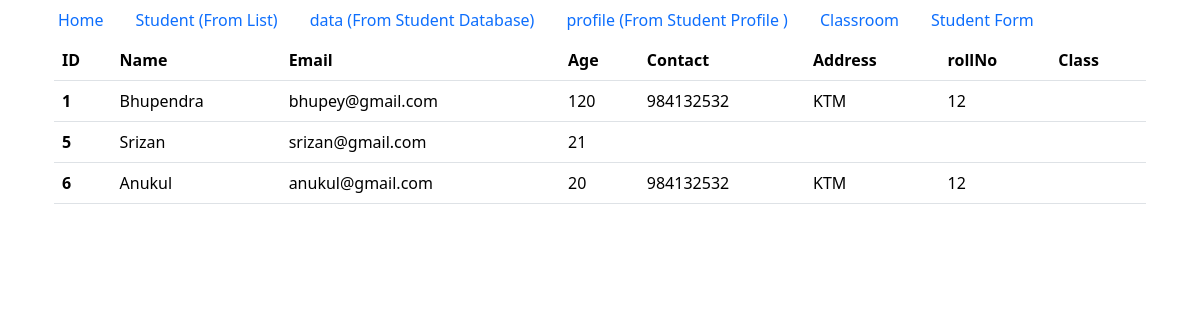
The page /student/data/ on the database as committed earlier.
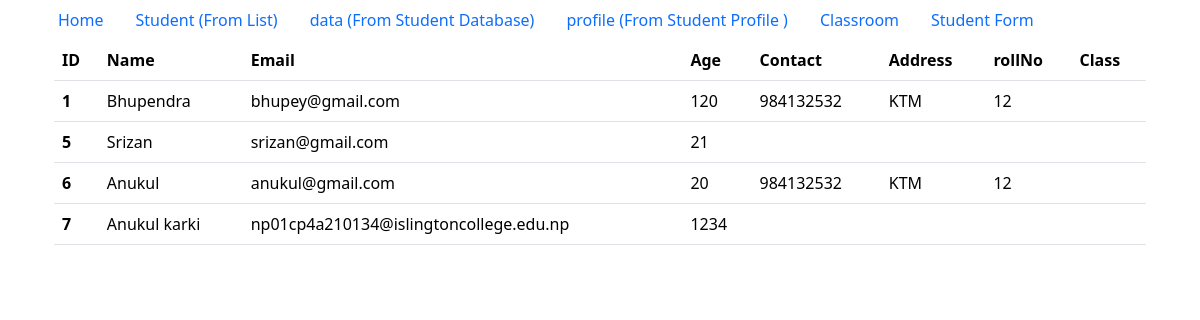
The same page on the database as committed later.
### tempinheritance/models.py (models this page shows, shortened)
class Student(models.Model):
    name = models.CharField(max_length=30)
    email = models.EmailField()
    age = models.IntegerField()
    Classroom = models.ForeignKey(Classroom, on_delete=models.CASCADE, related_name="classroom_students", null=True, blank=True)

class StudentProfile(models.Model):
    Student = models.OneToOneField(Student, on_delete=models.CASCADE)  #can provide related name
    contact = models.CharField(max_length=20)
    address = models.CharField(max_length=50)
    rollNo = models.IntegerField()

### tempinheritance/views.py (the view)
# urls.py: path('data/', model_Student, name="data"),
def model_Student(request:HttpRequest):
    student = Student.objects.all()  #QuerySet
    return render(request, template_name="tempinheritance/model_Student.html", context={"student":student})

### tempinheritance/templates/tempinheritance/model_Student.html
{% extends "tempinheritance/base.html" %}
{%block content%}
<table class="table">
    <thead>
      <tr>
        <th scope="col">ID</th>
        <th scope="col">Name</th>
        <th scope="col">Email</th>
        <th scope="col">Age</th>
        <th scope="col">Contact</th>
        <th scope="col">Address</th>
        <th scope="col">rollNo</th>
        <th scope="col">Class</th>
      </tr>
    </thead>
    <tbody>
      {%for data in student%}
      <tr>
        <th scope="row">{{data.id}}</th>
        <td>{{data.name}}</td>
        <td>{{data.email}}</td>
        <td>{{data.age}}</td>
        <td>{{data.studentprofile.contact}}</td>
        <td>{{data.studentprofile.address}}</td>
        <td>{{data.studentprofile.rollNo}}</td>
        <td>{{data.classroom.name}}</td>
      </tr>
    </tbody>
      {% endfor %}
  </table>
  {%endblock%}

### tempinheritance/templates/tempinheritance/base.html (shortened to what this page needs)
<!doctype html>
<html lang="en">
  <head>
    <link href="https://cdn.jsdelivr.net/npm/bootstrap@5.3.2/dist/css/bootstrap.min.css" rel="stylesheet">
  </head>
  <body  class = "container">
    {%include 'tempinheritance/nav.html'%}
    <div class="container">
        {%block content %}
        {% endblock %}
    </div>
  </body>
</html>

### tempinheritance/templates/tempinheritance/nav.html
<ul class="nav">
    <li class="nav-item">
      <a class="nav-link active" aria-current="page" href="">Home</a>
    </li>
    <li class="nav-item">
      <a class="nav-link" href="{%url 'student'%}">Student (From List)</a>
    </li>
    <li class="nav-item">
      <a class="nav-link" href="{%url 'data'%}">data  (From Student Database)</a>
    </li>
    <li class="nav-item">
      <a class="nav-link active" aria-current="page" href="{%url 'profile'%}">profile (From Student Profile )</a>
    </li>
    <li class="nav-item">
      <a class="nav-link active" aria-current="page" href="{%url 'classroom'%}">Classroom</a>
    </li>
    <li class="nav-item">
      <a class="nav-link active" aria-current="page" href="{%url 'studentForm'%}">Student Form</a>
    </li>
  </ul>

Rows that differ between the two databases and show on the page:
added Student: id "7", name "Anukul karki", email "np01cp4a210134@islingtoncollege.edu.np", age "1234"
